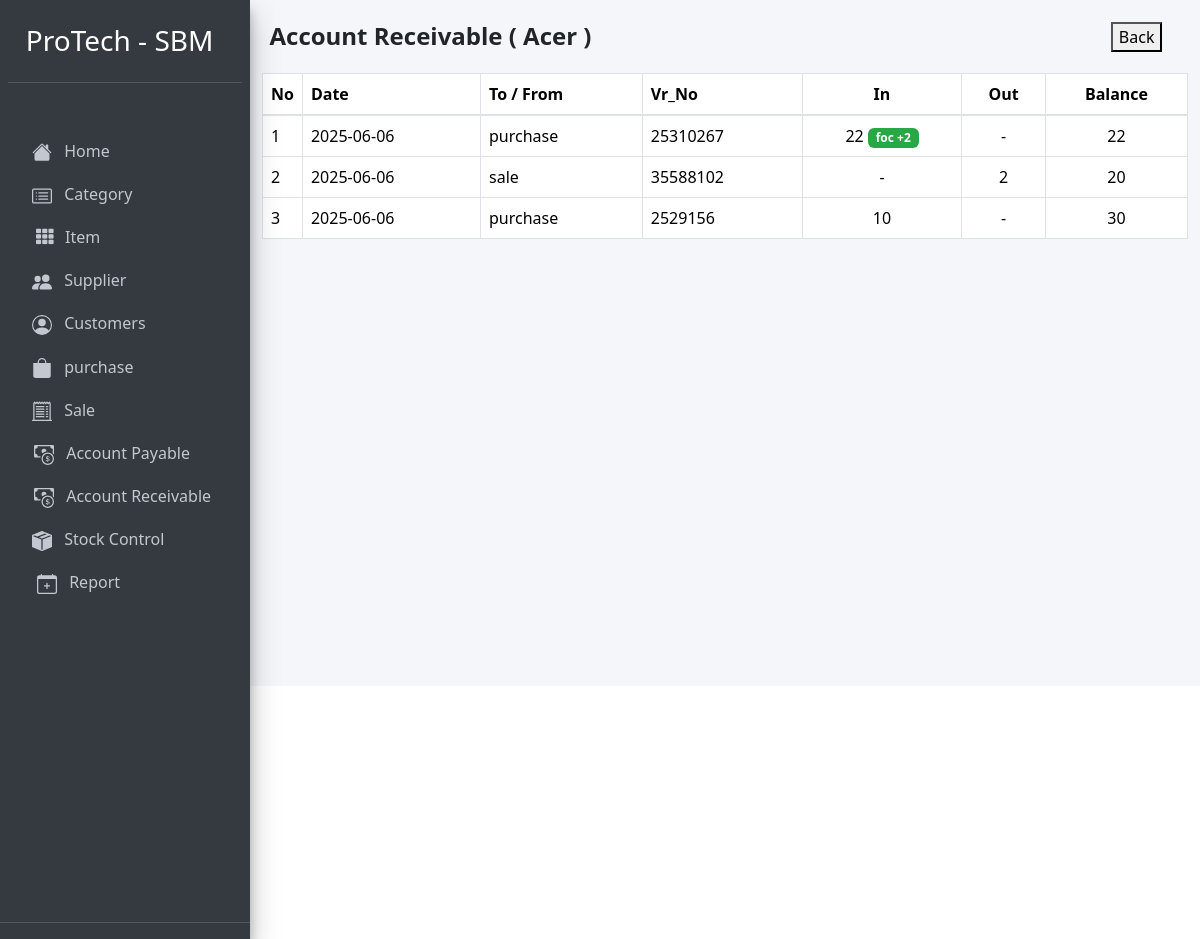
/stock_detail.php?item_id=2001, run on an earlier commit of the app's database.
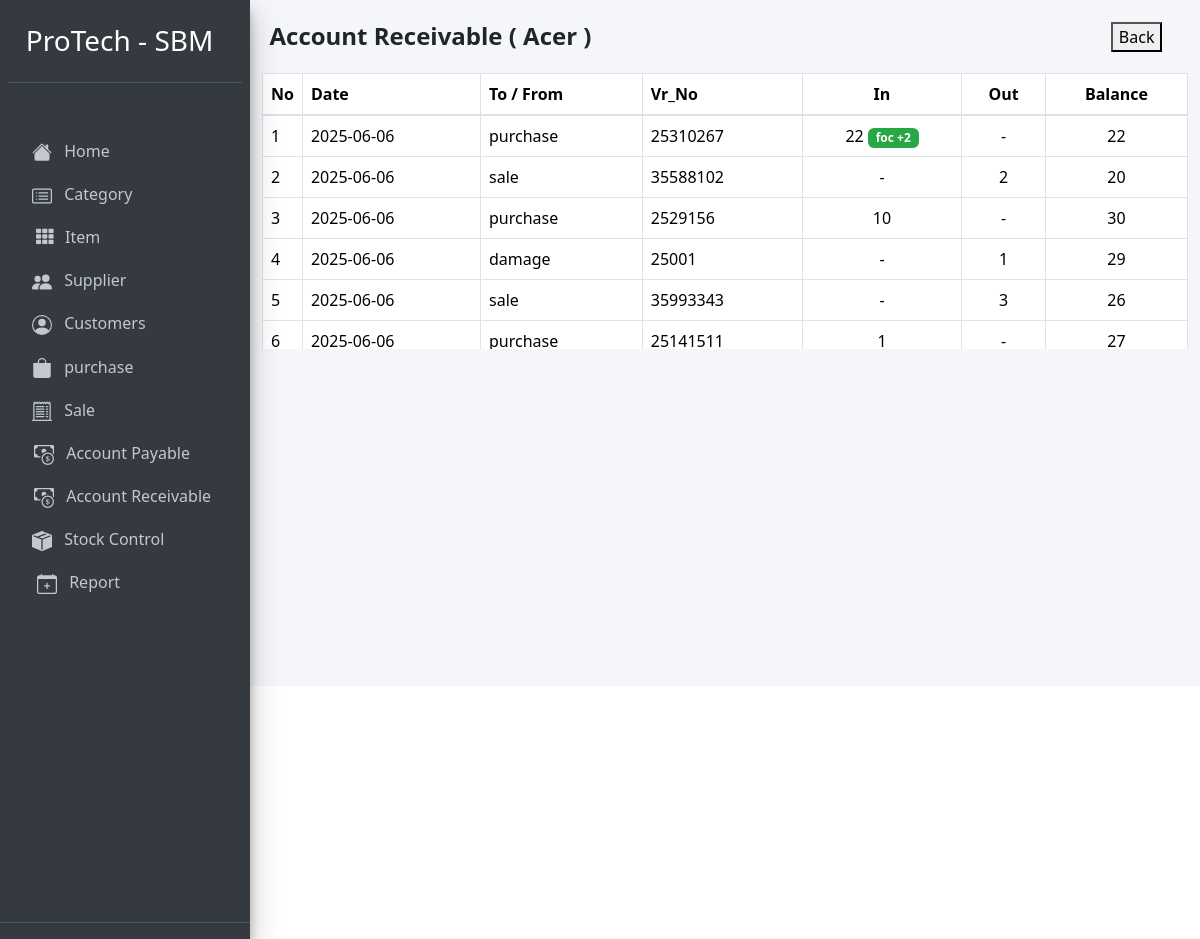
And on a later commit of the database.
### tables this page shows
CREATE TABLE `stock` (
  `id` int(11) NOT NULL,
  `date` date NOT NULL,
  `item_id` int(11) NOT NULL,
  `vr_no` int(11) NOT NULL,
  `to_from` varchar(100) NOT NULL,
  `in_qty` int(11) NOT NULL,
  `out_qty` int(11) NOT NULL,
  `foc_qty` int(11) NOT NULL,
  `balance` int(11) NOT NULL
);

### stock_detail.php (the view, shortened to what this page needs)
<?php
require '../Config/config.php';
  ?>
  <?php include 'header.php'; ?>
<?php
    $item_id = $_GET['item_id'];
    $stockstmt = $pdo->prepare("SELECT * FROM stock WHERE item_id='$item_id'");
    $stockstmt->execute();
    $stockdata = $stockstmt->fetchAll();
    $itemstmt = $pdo->prepare("SELECT * FROM item WHERE item_id='$item_id'");
    $itemstmt->execute();
    $item = $itemstmt->fetch(PDO::FETCH_ASSOC);
 ?>
<div class="container">
  <div class="d-flex" style="margin-top:-17px;">
    <h4 class="col-11"><b>Account Receivable ( <?php echo $item['item_name']; ?> )</b></h4>
    <a href="stock_control.php"><button class="">Back</button></a>
  </div>
  <div class="outer" style="margin-top:-10px;">
    <table class="table table-bordered mt-4 table-hover">
      <thead>
        <tr>
          <th style="width: 10px">No</th>
          <th>Date</th>
          <th>To / From</th>
          <th>Vr_No</th>
          <th class="text-center">In</th>
          <th class="text-center">Out</th>
          <th class="text-center">Balance</th>
        </tr>
      </thead>
      <tbody>
        <?php
          if ($stockdata) {
            $id = 1;
            foreach ($stockdata as $value) {
         ?>
        <tr>
          <td><?php echo $id; ?></td>
          <td><?php echo $value['date'];?></td>
          <td><?php echo $value['to_from'];?></td>
          <td><?php echo $value['vr_no'];?></td>
          <td class="text-center">
            <?php
             if(!empty($value['in_qty'])){
                if($value['foc_qty'] != 0){
                    echo $value['in_qty'];
                    ?>
                    <span class="badge badge-success">foc +2</span>
                    <?php
                }else{
                    echo $value['in_qty'];
                }
              }else{
                  echo '-';
             }
            ?>
          </td>
          <td class="text-center">
            <?php
              if(!empty($value['out_qty'])){
                  if($value['foc_qty'] != 0){
                      echo $value['out_qty'];
                      ?>
                      <span class="badge badge-success">foc +2</span>
                      <?php
                  }else{
                      echo $value['out_qty'];
                  }
                }else{
                    echo '-';
              }
              ?>
          </td>
          <td class="text-center"><?php echo $value['balance'];?></td>
        </tr>
        <?php
          $id++;
            }
          }
         ?>
      </tbody>
    </table>
  </div>
</div>

What changed in the data, as far as the page shows it:
added stock: date "2025-06-06", to_from "damage", vr_no "25001", out_qty "1", balance "29"
added stock: date "2025-06-06", to_from "sale", vr_no "35993343", out_qty "3", balance "26"
added stock: date "2025-06-06", to_from "purchase", vr_no "25141511", in_qty "1", balance "27"
